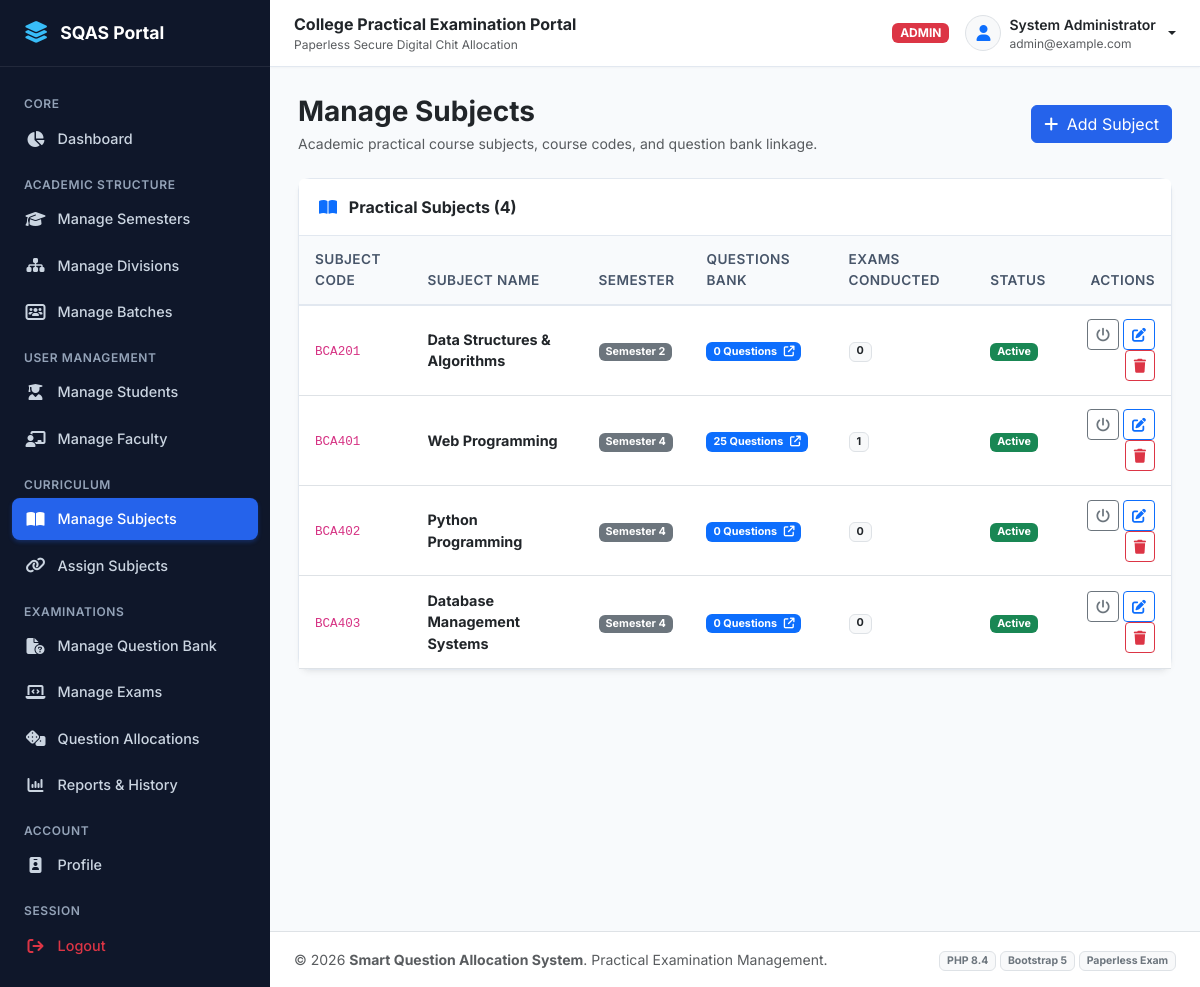
The app's page /admin/subjects.php (signed in) with its own data.
### tables this page shows
CREATE TABLE `subjects` (
  `subject_id` INT AUTO_INCREMENT PRIMARY KEY,
  `subject_code` VARCHAR(50) NOT NULL UNIQUE,
  `subject_name` VARCHAR(150) NOT NULL,
  `semester_id` INT NOT NULL,
  `status` ENUM('active', 'inactive') NOT NULL DEFAULT 'active',
  `created_at` TIMESTAMP DEFAULT CURRENT_TIMESTAMP,
  FOREIGN KEY (`semester_id`) REFERENCES `semesters`(`semester_id`) ON DELETE CASCADE
);

CREATE TABLE `semesters` (
  `semester_id` INT AUTO_INCREMENT PRIMARY KEY,
  `semester_name` VARCHAR(50) NOT NULL,
  `semester_code` VARCHAR(20) NOT NULL UNIQUE,
  `status` ENUM('active', 'inactive') NOT NULL DEFAULT 'active',
  `created_at` TIMESTAMP DEFAULT CURRENT_TIMESTAMP
);

### admin/subjects.php (the view, shortened to what this page needs)
<?php
require_once __DIR__ . '/../includes/functions.php';
$subjects = $pdo->query("
    SELECT s.*, sem.semester_name,
           (SELECT COUNT(*) FROM questions q WHERE q.subject_id = s.subject_id) as question_count,
           (SELECT COUNT(*) FROM exams e WHERE e.subject_id = s.subject_id) as exam_count
    FROM subjects s
    JOIN semesters sem ON s.semester_id = sem.semester_id
    ORDER BY sem.semester_id ASC, s.subject_code ASC
")->fetchAll();
include __DIR__ . '/../includes/header.php';
?>
<div class="d-flex justify-content-between align-items-center mb-4 flex-wrap gap-2">
    <div>
        <h3 class="fw-bold text-dark mb-1">Manage Subjects</h3>
        <p class="text-muted small mb-0">Academic practical course subjects, course codes, and question bank linkage.</p>
    </div>
    <button class="btn btn-primary" data-bs-toggle="modal" data-bs-target="#addSubjectModal">
        <i class="fa-solid fa-plus me-1"></i> Add Subject
    </button>
</div>
<div class="card">
    <div class="card-header bg-white d-flex justify-content-between align-items-center">
        <span class="fw-bold text-dark"><i class="fa-solid fa-book-open me-2 text-primary"></i> Practical Subjects (<?= count($subjects) ?>)</span>
    </div>
    <div class="card-body p-0">
        <div class="table-responsive">
            <table class="table table-hover align-middle mb-0">
                <thead>
                    <tr>
                        <th>Subject Code</th>
                        <th>Subject Name</th>
                        <th>Semester</th>
                        <th>Questions Bank</th>
                        <th>Exams Conducted</th>
                        <th>Status</th>
                        <th class="text-end">Actions</th>
                    </tr>
                </thead>
                <tbody>
                    <?php if (empty($subjects)): ?>
                        <tr><td colspan="7" class="text-center text-muted py-4">No subjects found. Click "Add Subject" to create one.</td></tr>
                    <?php else: ?>
                        <?php foreach ($subjects as $sub): ?>
                            <tr>
                                <td><code><?= e($sub['subject_code']) ?></code></td>
                                <td class="fw-bold text-dark"><?= e($sub['subject_name']) ?></td>
                                <td><span class="badge bg-secondary"><?= e($sub['semester_name']) ?></span></td>
                                <td>
                                    <a href="questions.php?subject_id=<?= $sub['subject_id'] ?>" class="badge bg-primary text-decoration-none">
                                        <?= $sub['question_count'] ?> Questions <i class="fa-solid fa-arrow-up-right-from-square ms-1"></i>
                                    </a>
                                </td>
                                <td><span class="badge bg-light text-dark border"><?= $sub['exam_count'] ?></span></td>
                                <td><?= status_badge($sub['status']) ?></td>
                                <td class="text-end">
                                    <a href="subjects.php?action=toggle&id=<?= $sub['subject_id'] ?>" class="btn btn-sm btn-outline-secondary" title="Toggle Status">
                                        <i class="fa-solid fa-power-off"></i>
                                    </a>
                                    <button class="btn btn-sm btn-outline-primary" data-bs-toggle="modal" data-bs-target="#editSubModal<?= $sub['subject_id'] ?>" title="Edit Subject">
                                        <i class="fa-solid fa-pen-to-square"></i>
                                    </button>
                                    <a href="subjects.php?action=delete&id=<?= $sub['subject_id'] ?>" class="btn btn-sm btn-outline-danger" data-confirm="Are you sure you want to delete <?= e($sub['subject_name']) ?>?" title="Delete">
                                        <i class="fa-solid fa-trash"></i>
                                    </a>
                                </td>
                            </tr>
                        <?php endforeach; ?>
                    <?php endif; ?>
                </tbody>
            </table>
        </div>
    </div>
</div>
<?php include __DIR__ . '/../includes/footer.php'; ?>

### includes/functions.php (shortened to what this page needs)
<?php
function e($string) {
    return htmlspecialchars((string)$string, ENT_QUOTES, 'UTF-8');
}
function status_badge($status) {
    $status = strtolower($status);
    $map = [
        'active'     => ['class' => 'bg-success', 'text' => 'Active'],
        'inactive'   => ['class' => 'bg-secondary', 'text' => 'Inactive'],
        'scheduled'  => ['class' => 'bg-info text-dark', 'text' => 'Scheduled'],
        'running'    => ['class' => 'bg-warning text-dark', 'text' => 'Running'],
        'completed'  => ['class' => 'bg-primary', 'text' => 'Completed'],
        'cancelled'  => ['class' => 'bg-danger', 'text' => 'Cancelled'],
        'draft'      => ['class' => 'bg-secondary', 'text' => 'Draft'],
        'allocated'  => ['class' => 'bg-info text-dark', 'text' => 'Allocated'],
        'submitted'  => ['class' => 'bg-success', 'text' => 'Submitted'],
        'absent'     => ['class' => 'bg-danger', 'text' => 'Absent']
    ];
    $item = $map[$status] ?? ['class' => 'bg-secondary', 'text' => ucfirst($status)];
    return '<span class="badge ' . $item['class'] . '">' . $item['text'] . '</span>';
}

### assets/css/style.css (style rules this page uses)
:root { --primary-navy: #0f2744; --primary-blue: #1e40af; --primary-accent: #2563eb; --primary-hover: #1d4ed8; --bg-slate: #f8fafc; --bg-sidebar: #0f172a; --bg-sidebar-hover: #1e293b; --text-dark: #1e293b; --text-muted: #64748b; --border-light: #e2e8f0; --card-shadow: 0 4px 6px -1px rgba(0, 0, 0, 0.05), 0 2px 4px -2px rgba(0, 0, 0, 0.05); --card-hover-shadow: 0 10px 15px -3px rgba(0, 0, 0, 0.08), 0 4px 6px -4px rgba(0, 0, 0, 0.05); }
body { font-family: 'Inter', system-ui, -apple-system, BlinkMacSystemFont, "Segoe UI", Roboto, sans-serif; background-color: var(--bg-slate); color: var(--text-dark); min-height: 100vh; display: flex; flex-direction: column; }
.card { border: 1px solid var(--border-light); border-radius: 0.75rem; box-shadow: var(--card-shadow); transition: box-shadow 0.2s ease, transform 0.2s ease; background-color: #ffffff; }
.card-header { background-color: #ffffff; border-bottom: 1px solid var(--border-light); font-weight: 600; padding: 1rem 1.25rem; }
.table thead th { background-color: #f8fafc; color: #475569; font-weight: 600; font-size: 0.85rem; text-transform: uppercase; letter-spacing: 0.03em; border-bottom: 2px solid var(--border-light); padding: 0.85rem 1rem; }
.table tbody td { padding: 0.85rem 1rem; vertical-align: middle; font-size: 0.9rem; }
.btn-primary { background-color: var(--primary-accent); border-color: var(--primary-accent); }

### records on screen
subjects: subject_code "BCA201", subject_name "Data Structures & Algorithms", semester.semester_name "Semester 2", question_count "0", exam_count "0", status "Active"
subjects: subject_code "BCA401", subject_name "Web Programming", semester.semester_name "Semester 4", question_count "25", exam_count "1", status "Active"
subjects: subject_code "BCA402", subject_name "Python Programming", semester.semester_name "Semester 4", question_count "0", exam_count "0", status "Active"
subjects: subject_code "BCA403", subject_name "Database Management Systems", semester.semester_name "Semester 4", question_count "0", exam_count "0", status "Active"

### other values on screen
$currentUser['role'] "ADMIN"
$currentUser['name'] "System Administrator"
$currentUser['email'] "admin@example.com"
count($subjects) "4"
APP_NAME "Smart Question Allocation System"
PHP_MAJOR_VERSION "8"
PHP_MINOR_VERSION "4"
